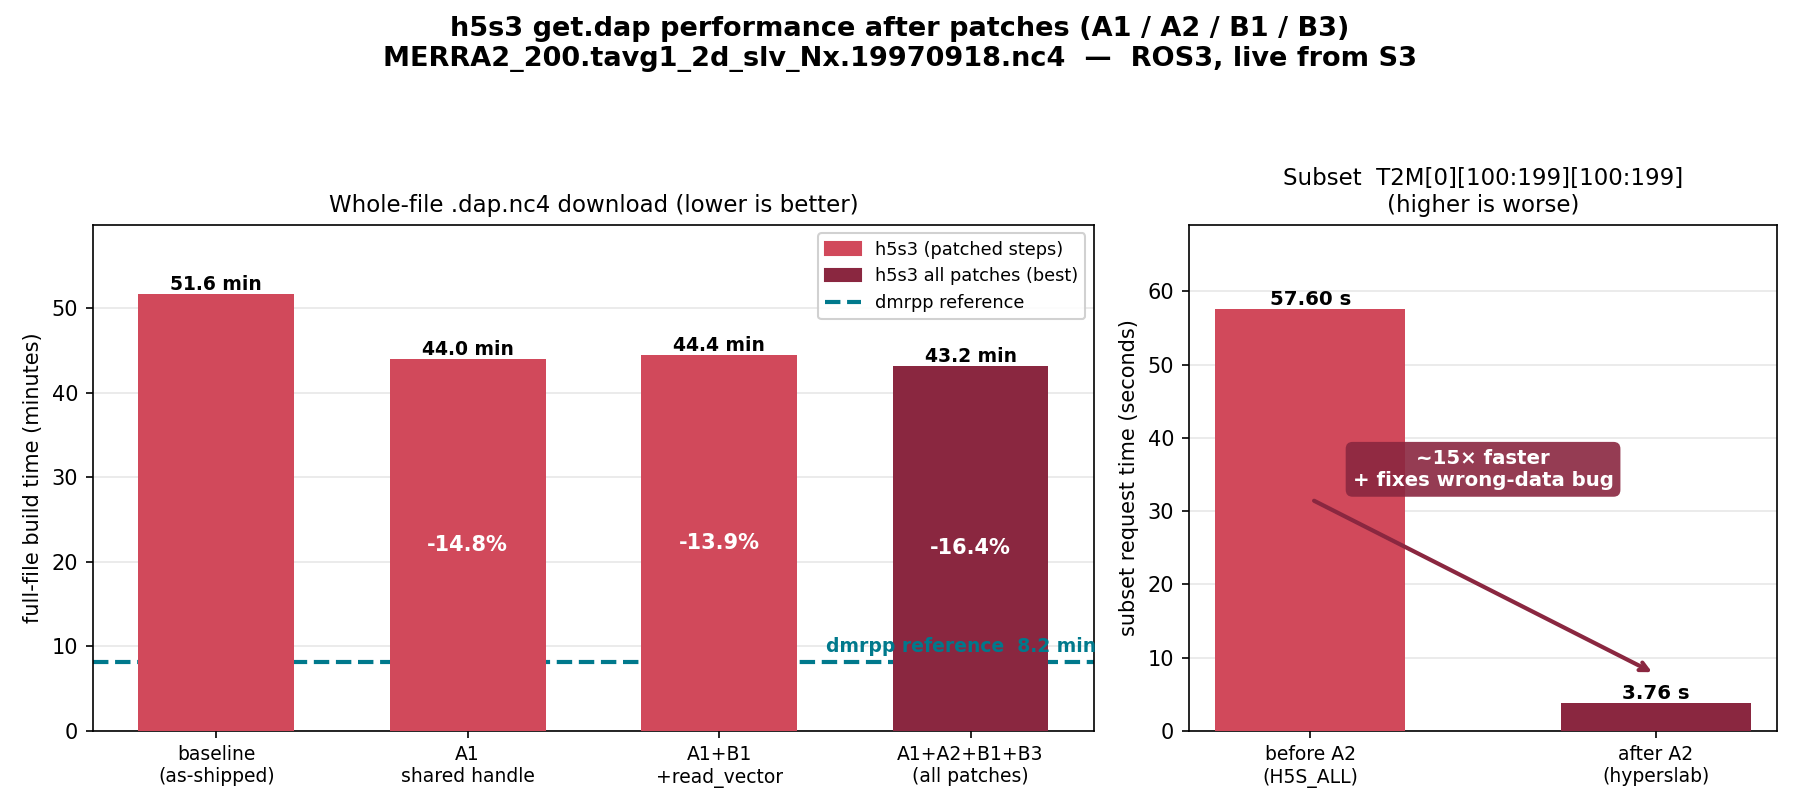

Write Python code to recreate this figure.
#!/usr/bin/env python3
"""Plot h5s3 get.dap performance AFTER the A1/A2/B1/B3 patches.

Data from H5S3_GETDAP_FINDINGS.md §8 (optimization experiments), original
granule MERRA2_200.tavg1_2d_slv_Nx.19970918.nc4, get.dap -> fileout-netcdf,
curl end-to-end.
"""

import matplotlib

matplotlib.use("Agg")
import matplotlib.pyplot as plt
from matplotlib.patches import Patch

C_H5S3 = "#d1495b"    # h5s3 (ROS3, live S3)
C_BEST = "#8a2740"    # best h5s3 config (all patches) — darker step of same hue
C_DMRPP = "#00798c"   # dmrpp reference

# --- Panel 1: full-file build time across optimization steps (§8) ---
steps = [
    "baseline\n(as-shipped)",
    "A1\nshared handle",
    "A1+B1\n+read_vector",
    "A1+A2+B1+B3\n(all patches)",
]
times = [3097.5, 2638.4, 2666.9, 2589.5]        # seconds
deltas = [0.0, -14.8, -13.9, -16.4]             # % vs baseline
dmrpp_ref = 491.6                               # dmrpp reference (s)

# --- Panel 2: A2 constraint pushdown on a subset request (§8) ---
subset_labels = ["before A2\n(H5S_ALL)", "after A2\n(hyperslab)"]
subset_times = [57.6, 3.76]                     # seconds
subset_speedup = subset_times[0] / subset_times[1]  # ~15x

fig, (ax1, ax2) = plt.subplots(1, 2, figsize=(12, 5.4),
                               gridspec_kw={"width_ratios": [1.7, 1]})
fig.suptitle(
    "h5s3 get.dap performance after patches (A1 / A2 / B1 / B3)\n"
    "MERRA2_200.tavg1_2d_slv_Nx.19970918.nc4  —  ROS3, live from S3",
    fontsize=13, fontweight="bold",
)

# ---------- Panel 1: whole-file build time ----------
x = range(len(steps))
colors = [C_H5S3, C_H5S3, C_H5S3, C_BEST]
bars = ax1.bar(x, [t / 60 for t in times], 0.62, color=colors, zorder=3)

# dmrpp reference line
ax1.axhline(dmrpp_ref / 60, color=C_DMRPP, lw=2, ls="--", zorder=2)
ax1.text(len(steps) - 0.5, dmrpp_ref / 60 + 0.7,
         f"dmrpp reference  {dmrpp_ref/60:.1f} min",
         ha="right", va="bottom", fontsize=9, color=C_DMRPP, fontweight="bold")

ax1.set_ylabel("full-file build time (minutes)")
ax1.set_title("Whole-file .dap.nc4 download (lower is better)", fontsize=11)
ax1.set_xticks(list(x))
ax1.set_xticklabels(steps, fontsize=9)
ax1.set_ylim(0, max(times) / 60 * 1.16)
ax1.grid(axis="y", alpha=0.3, zorder=0)

for b, t, d in zip(bars, times, deltas):
    ax1.text(b.get_x() + b.get_width() / 2, b.get_height(),
             f"{t/60:.1f} min", ha="center", va="bottom", fontsize=9,
             fontweight="bold")
    if d != 0.0:
        ax1.text(b.get_x() + b.get_width() / 2, b.get_height() / 2,
                 f"{d:+.1f}%", ha="center", va="center", fontsize=10,
                 fontweight="bold", color="white")

ax1.legend(handles=[
    Patch(color=C_H5S3, label="h5s3 (patched steps)"),
    Patch(color=C_BEST, label="h5s3 all patches (best)"),
    plt.Line2D([], [], color=C_DMRPP, ls="--", lw=2, label="dmrpp reference"),
], loc="upper right", fontsize=8.5, framealpha=0.9)

# ---------- Panel 2: subset request (A2 constraint pushdown) ----------
xs = range(len(subset_labels))
sbars = ax2.bar(xs, subset_times, 0.55, color=[C_H5S3, C_BEST], zorder=3)
ax2.set_ylabel("subset request time (seconds)")
ax2.set_title("Subset  T2M[0][100:199][100:199]\n(higher is worse)", fontsize=11)
ax2.set_xticks(list(xs))
ax2.set_xticklabels(subset_labels, fontsize=9)
ax2.set_ylim(0, max(subset_times) * 1.2)
ax2.grid(axis="y", alpha=0.3, zorder=0)
for b, t in zip(sbars, subset_times):
    ax2.text(b.get_x() + b.get_width() / 2, b.get_height(),
             f"{t:.2f} s", ha="center", va="bottom", fontsize=9.5,
             fontweight="bold")

# speedup annotation
ax2.annotate("", xy=(1, subset_times[1] + 4), xytext=(0, subset_times[0] * 0.55),
             arrowprops=dict(arrowstyle="->", color=C_BEST, lw=2))
ax2.text(0.5, subset_times[0] * 0.62,
         f"~{subset_speedup:.0f}× faster\n+ fixes wrong-data bug",
         ha="center", va="center", fontsize=9.5, fontweight="bold",
         color="white",
         bbox=dict(boxstyle="round,pad=0.35", fc=C_BEST, ec="none", alpha=0.9))

fig.tight_layout(rect=(0, 0, 1, 0.92))
out = "h5s3_getdap_patches_perf.png"
fig.savefig(out, dpi=150)
print("wrote", out)
